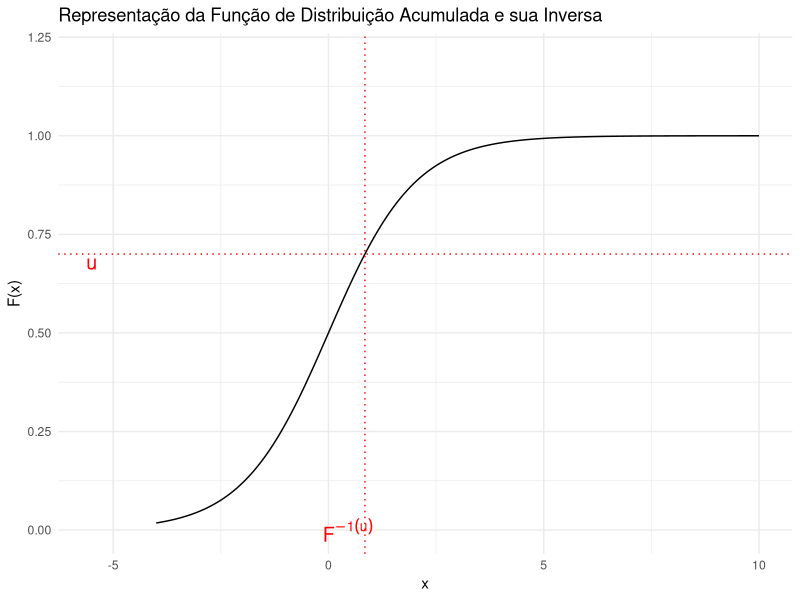
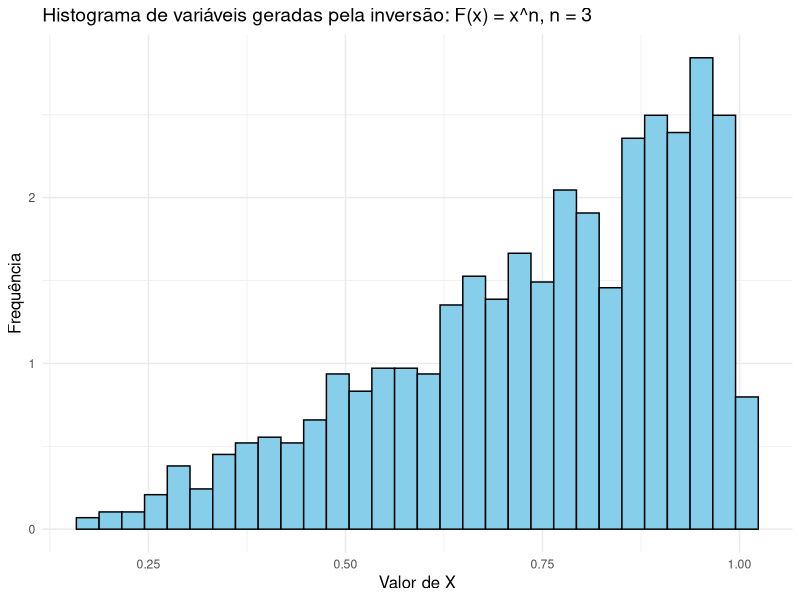
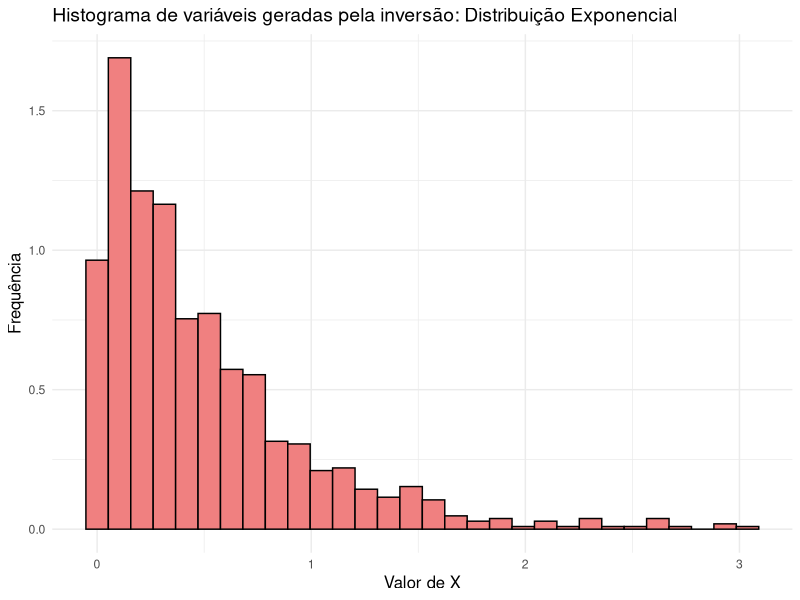
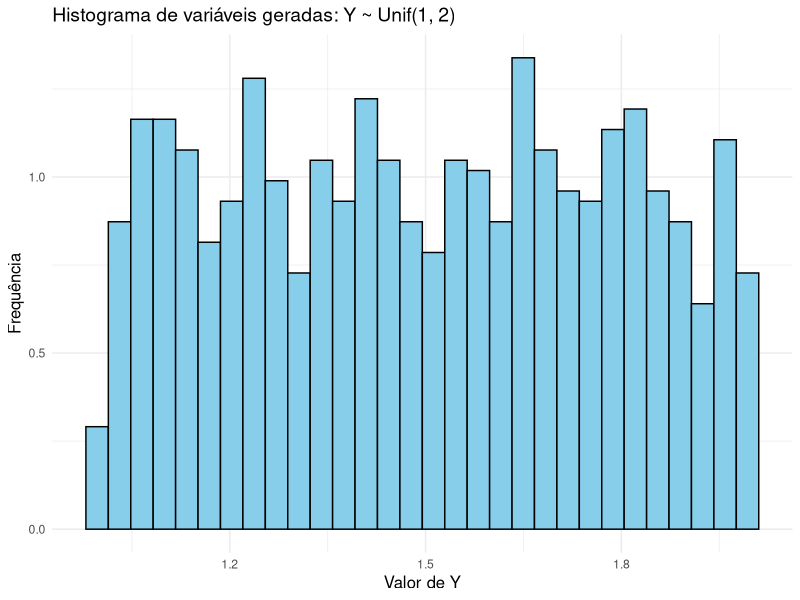
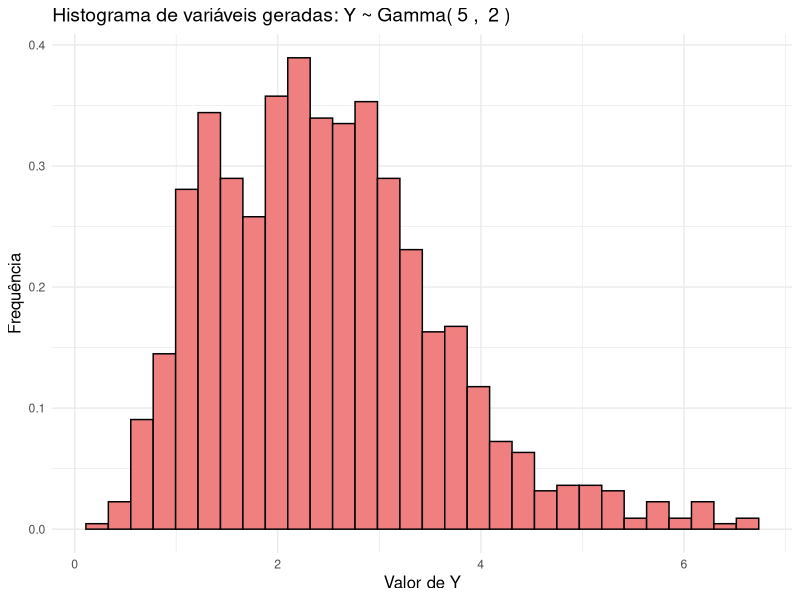

These figures' R source, in order:
## ---- chunk 1
# Carregando as bibliotecas necessárias
library(ggplot2)

# Definindo a função de distribuição acumulada F(x) - função logística
F_ac <- function(x) {
  return(1 / (1 + exp(-x)))
}

# Definindo a inversa da função de distribuição acumulada F_inv(u)
F_inv <- function(u) {
  return(-log((1 / u) - 1))
}

# Gerando valores de x e u
x <- seq(-4, 10, length.out = 400)
u <- seq(0.01, 0.99, length.out = 400)

# Definindo o valor de U para plotar as linhas
u_value <- 0.7
x_value <- F_inv(u_value)

# Criando o gráfico
ggplot(data = data.frame(x = x, F_x = F_ac(x))) +
  geom_line(aes(x = x, y = F_x), color = "black") +
  geom_hline(yintercept = u_value, linetype = "dotted", color = "red") +
  geom_vline(xintercept = x_value, linetype = "dotted", color = "red") +
  annotate("text", x = x_value - 0.4, y = -0, label = expression(F^{-1}(u)), color = "red", size = 5) +
  annotate("text", x = -5.5, y = u_value - 0.02, label = "u", color = "red", size = 5) +
  labs(title = "Representação da Função de Distribuição Acumulada e sua Inversa",
       x = "x", y = "F(x)") +
  ylim(0, 1.2) +
  theme_minimal()
## ---- chunk 2
# Carregar a biblioteca ggplot2
library(ggplot2)

# Definir o parâmetro n da distribuição F(x) = x^n
n <- 3

# Gerar 1000 valores U de uma distribuição uniforme (0,1)
U <- runif(1000, min = 0, max = 1)

# Calcular X = U^(1/n)
X <- U^(1/n)

# Criar um dataframe para o ggplot2
data <- data.frame(X = X)

# Plotar o histograma usando ggplot2
p <- ggplot(data, aes(x = X)) +
  geom_histogram(aes(y = ..density..), bins = 30, fill = 'skyblue', color = 'black') +
  labs(title = 'Histograma de variáveis geradas pela inversão: F(x) = x^n, n = 3',
       x = 'Valor de X', y = 'Frequência') +
  theme_minimal() +
  theme(plot.title = element_text(size = 14),
        axis.title.x = element_text(size = 12),
        axis.title.y = element_text(size = 12))

# Exibir o gráfico
print(p)
## ---- chunk 3
# Carregar a biblioteca ggplot2
library(ggplot2)

# Definir o parâmetro lambda da distribuição exponencial
lambda <- 2

# Gerar 1000 valores U de uma distribuição uniforme (0,1)
U <- runif(1000, min = 0, max = 1)

# Calcular X usando a inversa da CDF da distribuição exponencial
X <- -log(1 - U) / lambda

# Criar um dataframe para o ggplot2
data <- data.frame(X = X)

# Plotar o histograma usando ggplot2
p <- ggplot(data, aes(x = X)) +
  geom_histogram(aes(y = ..density..), bins = 30, fill = 'lightcoral', color = 'black') +
  labs(title = 'Histograma de variáveis geradas pela inversão: Distribuição Exponencial',
       x = 'Valor de X', y = 'Frequência') +
  theme_minimal() +
  theme(plot.title = element_text(size = 14),
        axis.title.x = element_text(size = 12),
        axis.title.y = element_text(size = 12))

# Exibir o gráfico
print(p)
## ---- chunk 4
# Carregar biblioteca ggplot2
library(ggplot2)

# Gerar 1000 valores U de uma distribuição uniforme (0,1)
U <- runif(1000, min = 0, max = 1)

# Calcular Y = U + 1 para ter Y ~ Unif(1, 2)
Y <- U + 1

# Criar um dataframe para o ggplot2
data <- data.frame(Y = Y)

# Plotar o histograma usando ggplot2
p <- ggplot(data, aes(x = Y)) +
  geom_histogram(aes(y = ..density..), bins = 30, fill = 'skyblue', color = 'black') +
  labs(title = 'Histograma de variáveis geradas: Y ~ Unif(1, 2)',
       x = 'Valor de Y', y = 'Frequência') +
  theme_minimal() +
  theme(plot.title = element_text(size = 14),
        axis.title.x = element_text(size = 12),
        axis.title.y = element_text(size = 12))

# Exibir o gráfico
print(p)
## ---- chunk 5
# Carregar biblioteca ggplot2
library(ggplot2)

# Definir parâmetros
n <- 5  # número de somas
lambda <- 2  # parâmetro da distribuição exponencial

# Gerar 1000 valores U para cada uma das n somas
U <- matrix(runif(1000 * n, min = 0, max = 1), ncol = n)

# Calcular X_i = -log(1 - U_i) / lambda para cada U_i
X <- -log(1 - U) / lambda

# Somar os valores de X para obter Y ~ Gamma(n, lambda)
Y <- rowSums(X)

# Criar um dataframe para o ggplot2
data <- data.frame(Y = Y)

# Plotar o histograma usando ggplot2
p <- ggplot(data, aes(x = Y)) +
  geom_histogram(aes(y = ..density..), bins = 30, fill = 'lightcoral', color = 'black') +
  labs(title = paste('Histograma de variáveis geradas: Y ~ Gamma(', n, ', ', lambda, ')'),
       x = 'Valor de Y', y = 'Frequência') +
  theme_minimal() +
  theme(plot.title = element_text(size = 14),
        axis.title.x = element_text(size = 12),
        axis.title.y = element_text(size = 12))

# Exibir o gráfico
print(p)
